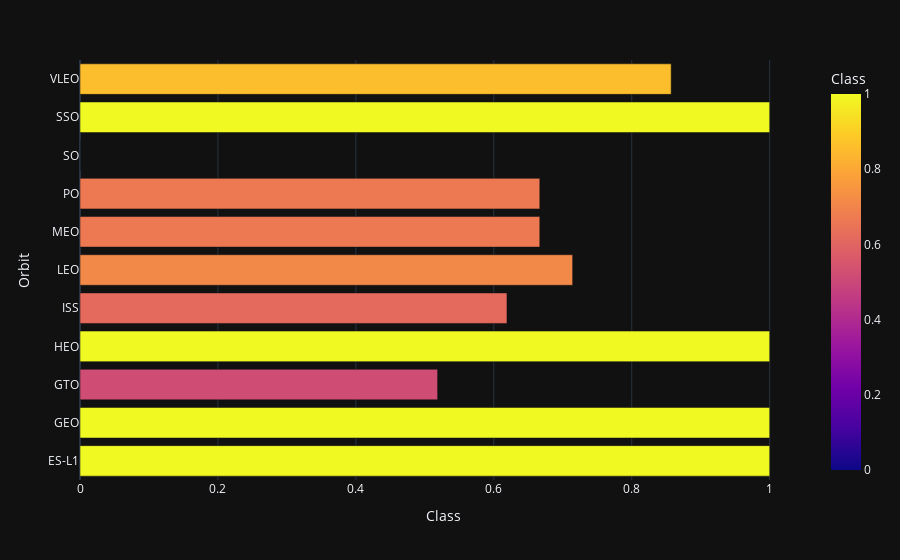

The notebook cell saved with this chart:
### Code cell
fig=px.bar(orbit_class_mean,y='Orbit',x='Class',color='Class',template='plotly_dark')
fig.show()

### Figure 1 — Plotly figure (JSON) as saved in the notebook; plotly's stock layout.template omitted (floating-point values rounded to 4 significant figures)
{"data": [{"alignmentgroup": "True", "hovertemplate": "Class=%{marker.color}<br>Orbit=%{y}<extra></extra>", "legendgroup": "", "marker": {"color": [1, 1, 0.5185, 1, 0.619, 0.7143, 0.6667, 0.6667, 0, 1, 0.8571], "coloraxis": "coloraxis", "pattern": {"shape": ""}}, "name": "", "offsetgroup": "", "orientation": "h", "showlegend": false, "textposition": "auto", "type": "bar", "x": [1, 1, 0.5185, 1, 0.619, 0.7143, 0.6667, 0.6667, 0, 1, 0.8571], "xaxis": "x", "y": ["ES-L1", "GEO", "GTO", "HEO", "ISS", "LEO", "MEO", "PO", "SO", "SSO", "VLEO"], "yaxis": "y"}], "layout": {"barmode": "relative", "coloraxis": {"colorbar": {"title": {"text": "Class"}}, "colorscale": [[0, "#0d0887"], [0.1111, "#46039f"], [0.2222, "#7201a8"], [0.3333, "#9c179e"], [0.4444, "#bd3786"], [0.5556, "#d8576b"], [0.6667, "#ed7953"], [0.7778, "#fb9f3a"], [0.8889, "#fdca26"], [1, "#f0f921"]]}, "legend": {"tracegroupgap": 0}, "margin": {"t": 60}, "xaxis": {"anchor": "y", "domain": [0, 1], "title": {"text": "Class"}}, "yaxis": {"anchor": "x", "domain": [0, 1], "title": {"text": "Orbit"}}}}
